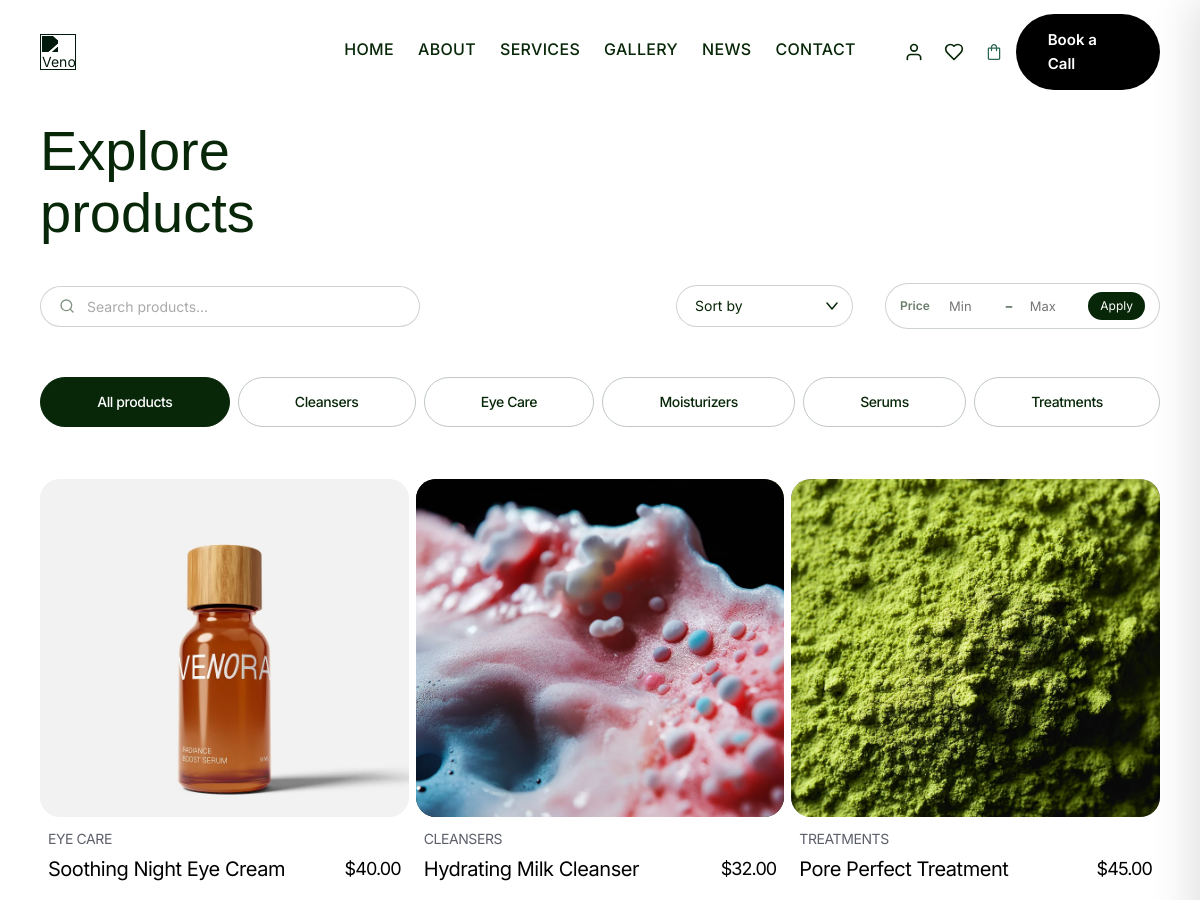
/products (upper part), run on an earlier commit of the app's database.
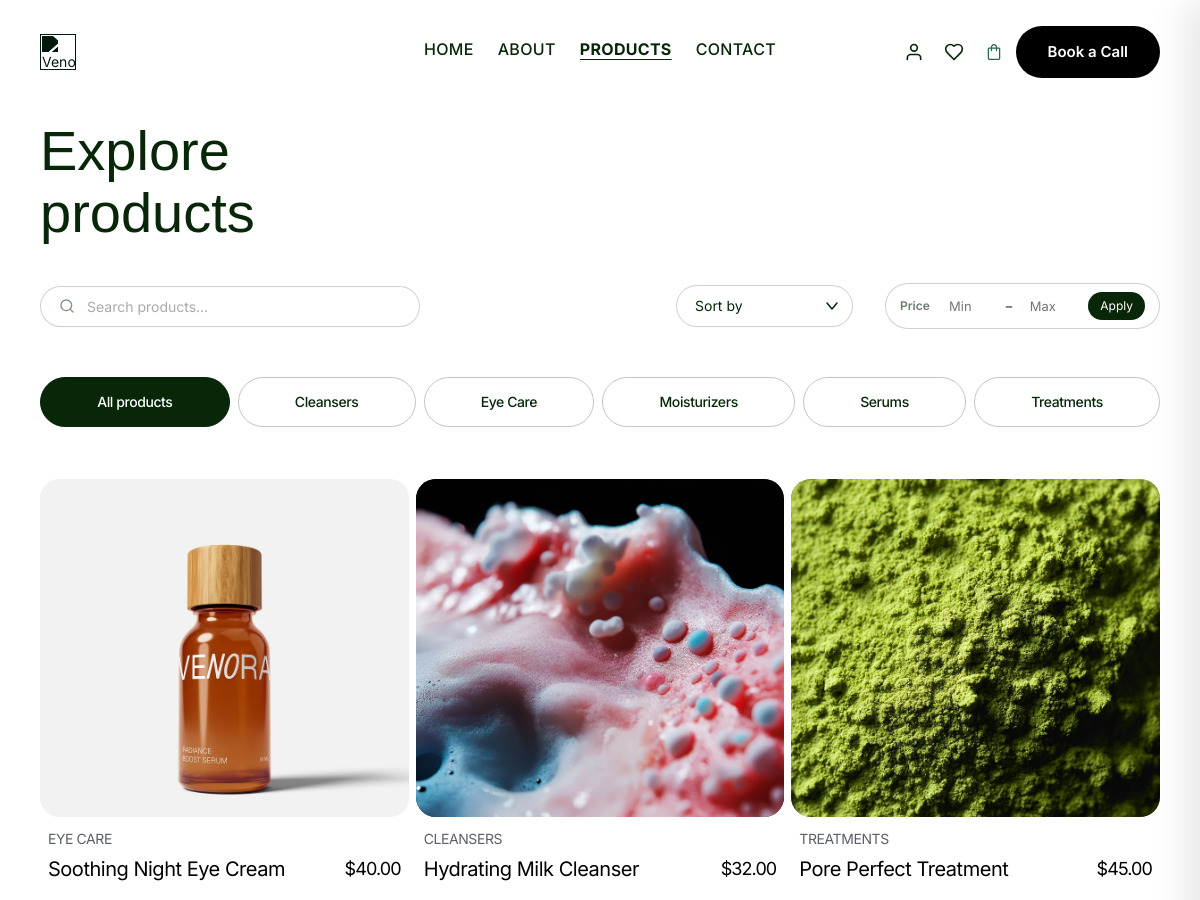
And on a later commit of the database.
### tables this page shows
CREATE TABLE IF NOT EXISTS `panel_pages` (
  `id` int UNSIGNED NOT NULL AUTO_INCREMENT,
  `hash_id` varchar(225) DEFAULT NULL,
  `input_name` varchar(225) DEFAULT NULL,
  `bool_method` varchar(100) DEFAULT NULL,
  `boolkey_method` varchar(100) DEFAULT NULL,
  `input_link` varchar(225) DEFAULT NULL,
  `label` varchar(30) DEFAULT NULL,
  `input_file` varchar(30) DEFAULT NULL,
  `file_path` varchar(30) DEFAULT NULL,
  `input_iframe_link` varchar(225) DEFAULT NULL,
  `input_order` varchar(225) DEFAULT NULL,
  `add_pages` varchar(225) DEFAULT NULL,
  `visibility` varchar(5) DEFAULT NULL,
  `date_created` date DEFAULT NULL,
  `time_created` time DEFAULT NULL,
  `created_by` varchar(255) DEFAULT NULL,
  PRIMARY KEY (`id`)
);

CREATE TABLE IF NOT EXISTS `panel_products` (
  `id` int NOT NULL AUTO_INCREMENT,
  `hash_id` varchar(255) NOT NULL,
  `input_title` varchar(255) DEFAULT NULL,
  `input_slug` varchar(255) DEFAULT NULL,
  `select_category` varchar(255) DEFAULT NULL,
  `text_description` longtext,
  `text_short_desc` text,
  `text_ingredients` text,
  `input_price` varchar(50) DEFAULT NULL,
  `input_compare_price` varchar(50) DEFAULT NULL,
  `input_sku` varchar(100) DEFAULT NULL,
  `input_stock` varchar(20) DEFAULT '999',
  `input_weight` varchar(50) DEFAULT NULL,
  `input_badge` varchar(50) DEFAULT NULL,
  `input_rating` varchar(10) DEFAULT '4.5',
  `input_order` int DEFAULT '0',
  `image_1` text,
  `image_2` text,
  `add_product_variants` varchar(255) DEFAULT NULL,
  `visibility` varchar(50) DEFAULT 'show',
  `date_created` date NOT NULL,
  `time_created` time NOT NULL,
  `created_by` varchar(255) NOT NULL,
  PRIMARY KEY (`id`)
);

CREATE TABLE IF NOT EXISTS `settings_shop_config` (
  `id` int NOT NULL AUTO_INCREMENT,
  `hash_id` varchar(255) NOT NULL,
  `input_name` varchar(255) DEFAULT NULL,
  `input_tagline` varchar(255) DEFAULT NULL,
  `input_email` varchar(255) DEFAULT NULL,
  `input_email_from` varchar(255) DEFAULT NULL,
  `input_email_smtp_host` varchar(255) DEFAULT 'smtp.gmail.com',
  `input_email_smtp_secure_type` varchar(20) DEFAULT 'tls',
  `input_email_smtp_port` varchar(10) DEFAULT '587',
  `input_email_password` varchar(255) DEFAULT NULL,
  `input_phone` varchar(50) DEFAULT NULL,
  `input_address` varchar(255) DEFAULT NULL,
  `input_currency` varchar(10) DEFAULT 'USD',
  `input_currency_symbol` varchar(10) DEFAULT '$',
  `input_tax_rate` varchar(20) DEFAULT '0',
  `input_shipping_rate` varchar(20) DEFAULT '5.99',
  `input_free_shipping` varchar(20) DEFAULT '75',
  `input_seo_keywords` text,
  `text_description` text,
  `image_1` text,
  `image_2` text,
  `visibility` varchar(50) DEFAULT 'show',
  `date_created` date NOT NULL,
  `time_created` time NOT NULL,
  `created_by` varchar(255) NOT NULL,
  `input_orders_email` varchar(255) DEFAULT 'orders@venora.com',
  PRIMARY KEY (`id`)
);

### www/index.php (called while the page is built, shortened)
<?php
$script_name = $_SERVER['SCRIPT_NAME'];
$script_dir  = rtrim(str_replace('\\', '/', dirname($script_name)), '/');
$parent_dir  = rtrim(str_replace('\\', '/', dirname(dirname($script_name))), '/');
$request_uri = parse_url($_SERVER["REQUEST_URI"], PHP_URL_PATH);
if ($script_dir === '') {
    $baseUrl = '';
} else {
    $baseUrl = (strpos($request_uri, $script_dir) === 0) ? $script_dir : $parent_dir;
}
require APP_PATH . "/models/model.php";
require APP_PATH . "/controllers/controller.php";
$shopConfig   = selectContent($conn, "settings_shop_config", ["visibility" => "show"]);
$shop_symbol      = $shopConfig[0]["input_currency_symbol"]  ?? "$";
include APP_PATH . "/routes/router.php";

### v1/controllers/controller.php (called while the page is built, shortened)
<?php
function cleans($string)
{
  $string = str_replace(array('[\', \']'), '', $string);
  $string = preg_replace('/\[.*\]/U', '', $string);
  $string = preg_replace('/&(amp;)?#?[a-z0-9]+;/i', '-', $string);
  $string = htmlentities($string, ENT_COMPAT, 'utf-8');
  $string = preg_replace('/&([a-z])(acute|uml|circ|grave|ring|cedil|slash|tilde|caron|lig|quot|rsquo);/i', '\\1', $string);
  $string = preg_replace(array('/[^a-z0-9]/i', '/[-]+/'), '-', $string);
  return strtolower(trim($string, '-'));
}
function selectContent($dbconn, $table, $columnWhere)
{
  $vall = formatWhere($columnWhere);
  try {
    $sql = sprintf(
      'SELECT * FROM %s',
      $table
    );
    if (count($columnWhere) > 0) {
      $sql .= " WHERE " . $vall;
    }
    $stmt =  $dbconn->prepare($sql);
    $newt = $columnWhere;
    if (count($columnWhere) > 0) {
      $stmt->execute($newt);
    } else {
      $stmt->execute();
    }
    $result = [];
    while ($row = $stmt->fetch(PDO::FETCH_BOTH)) {
      $result[] = $row;
    }
    return $result;
  } catch (PDOException $e) {
    die($e);
  }
}
function selectContentDesc($dbconn, $table, $columnWhere, $order, $limit)
{
  $vall = formatWhere($columnWhere);
  try {
    $sql = sprintf(
      'SELECT * FROM %s',
      $table
    );
    if (count($columnWhere) > 0) {
      $sql .= " WHERE " . $vall;
    }
    $sql .= " ORDER BY " . $order . " DESC LIMIT " . $limit;
    $stmt =  $dbconn->prepare($sql);
    $newt = $columnWhere;
    if (count($columnWhere) > 0) {
      $stmt->execute($newt);
    } else {
      $stmt->execute();
    }
    $result = [];
    while ($row = $stmt->fetch(PDO::FETCH_ASSOC)) {
      $result[] = $row;
    }
    return $result;
  } catch (PDOException $e) {
    die($e);
    die($e);
  }
}
function selectContentAsc($dbconn, $table, $columnWhere, $order, $limit)
{
  $vall = formatWhere($columnWhere);
  try {
    $sql = sprintf(
      'SELECT * FROM %s',
      $table
    );
    if (count($columnWhere) > 0) {
      $sql .= " WHERE " . $vall;
    }
    $sql .= " ORDER BY " . $order . " ASC LIMIT " . $limit;
    $stmt =  $dbconn->prepare($sql);
    $newt = $columnWhere;
    if (count($columnWhere) > 0) {
      $stmt->execute($newt);
    } else {
      $stmt->execute();
    }
    $result = [];
    while ($row = $stmt->fetch(PDO::FETCH_ASSOC)) {
      $result[] = $row;
    }
    return $result;
  } catch (PDOException $e) {
    die($e);
  }
}
function formatWhere($param)
{
  $result = [];
  foreach ($param as $col => $val) {
    $result[] = "$col = :$col";
  }
  $new = implode(' AND ', $result);
  return $new;
}

### v1/views/products.php (the view, shortened to what the rows shown need)
<?php
$bodyClass  = "page-light-navbar";
$categories = selectContentAsc($conn, "selection_product_category", ["visibility" => "show"], "input_name", 20);
$activeTab = isset($_GET["tab"]) ? htmlspecialchars($_GET["tab"], ENT_QUOTES, "UTF-8") : "";
$allProducts = selectContentDesc($conn, "panel_products", ["visibility" => "show"], "id", 100);
$allVariantsRaw   = selectContent($conn, "addition_product_variants", ["visibility" => "show"]);
$variantsIndexed  = [];
foreach ($allVariantsRaw as $av) {
    $variantsIndexed[$av['tb_link']] = true;
}
$productsByCategory = ["" => []];
foreach ($allProducts as &$p) {
    $p['has_variants'] = isset($variantsIndexed[$p['hash_id']]) ? "true" : "false";
    $productsByCategory[""][] = $p;
    $cat = $p["select_category"] ?? "";
    if (!isset($productsByCategory[$cat])) $productsByCategory[$cat] = [];
    $productsByCategory[$cat][] = $p;
}
$tabList = [["key" => "", "label" => "All products"]];
foreach ($categories as $cat) {
    $tabList[] = ["key" => $cat["input_name"], "label" => $cat["input_name"]];
}
if (empty($activeTab)) $activeTab = "";
include APP_PATH . "/views/includes/header.php";
?>
<section class="products hero-section">
  <div class="container">
    <div class="header">
      <div class="header-left" style="margin-bottom:8px;">
        <h2 class="heading-02">Explore products</h2>
      </div>
    </div>
    <div class="product-tabs-02 w-tabs venora-product-tabs" data-current="<?= htmlspecialchars($activeTab, ENT_QUOTES, 'UTF-8') ?>">
      <div class="w-tab-content">
        <?php foreach ($tabList as $i => $tab):
          $tabProducts = $productsByCategory[$tab['key']] ?? [];
          $isActive = ($activeTab === $tab['key']) || ($i === 0 && $activeTab === '');
        ?>
          <div class="w-tab-pane<?= $isActive ? ' w--tab-active' : '' ?>"
               data-tab-pane="<?= htmlspecialchars($tab['key'], ENT_QUOTES, 'UTF-8') ?>">
            <div class="product-collection">
              <div class="w-dyn-list">
                <?php if (empty($tabProducts)): ?>
                  <div class="w-dyn-empty" style="padding:60px 0;text-align:center;color:#b5b5b5;">
                    <div style="font-size:40px;margin-bottom:12px;">🌿</div>
                    <p class="p-01">No products in this category yet.</p>
                  </div>
                <?php else: ?>
                  <div class="product-grid w-dyn-items" data-admc-tb="panel_products" role="list">
                    <?php foreach ($tabProducts as $product):
                      $imgHover = htmlspecialchars($product["image_2"] ?? $product["image_1"] ?? "", ENT_QUOTES, "UTF-8");
                      $detailUrl= $baseUrl . "/products/" . $product["hash_id"] . "/" . cleans($product["input_title"]);
                      $sym      = htmlspecialchars($shop_symbol, ENT_QUOTES, "UTF-8");
                    ?>
                      <div class="w-dyn-item" role="listitem">
                        <a class="product-link w-inline-block" href="<?= $detailUrl ?>">
                          <div class="product-card">
                            <div class="product-card-img"
                                 data-admc-image="panel_products"
                                 data-admc-id="<?= $product['id'] ?>">
                              <?php if (!empty($product["image_2"]) && $product["image_2"] !== $product["image_1"]): ?>
                                <div class="product-float">
                                  <img alt="" class="all-img" loading="lazy" src="<?= $imgHover ?>">
                                </div>
                              <?php endif; ?>
                            </div>
                            <div class="product-card-bottom">
                              <div class="color-gray">
                                <div class="p-02 caps"><?= htmlspecialchars($product['select_category'] ?? '', ENT_QUOTES, 'UTF-8') ?></div>
                              </div>
                              <div class="product-name-price">
                                <div class="heading-06"
                                     data-admc-manage="panel_products"
                                     data-admc-id="<?= $product['id'] ?>">
                                  <?= htmlspecialchars($product['input_title'], ENT_QUOTES, 'UTF-8') ?>
                                </div>
                                <div class="heading-07"
                                     data-admc-manage="panel_products"
                                     data-admc-id="<?= $product['id'] ?>">
                                  <?= $sym ?><?= number_format((float)$product['input_price'], 2) ?>
                                </div>
                              </div>
                            </div>
                          </div>
                        </a>
                      </div>
                    <?php endforeach; ?>
                  </div>
                <?php endif; ?>
              </div>
            </div>
          </div>
        <?php endforeach; ?>
      </div>
    </div>
  </div>
</section>
<?php include APP_PATH . "/views/includes/footer.php"; ?>

### v1/views/includes/header.php (shortened to what the rows shown need)
<?php
$navPages = selectContentAsc($conn, "panel_pages", ["visibility" => "show"], "input_order", 15);
$currentPath = '/' . ltrim(parse_url($_SERVER['REQUEST_URI'], PHP_URL_PATH), '/');
$currentPath = rtrim(str_replace($baseUrl, '', $currentPath), '/') ?: '/';
?>
<html lang="en">
<head>
  <link rel="stylesheet" href="<?= $baseUrl ?>/assets/css/venora.css">
  <link rel="stylesheet" href="<?= $baseUrl ?>/assets/css/custom.css">
</head>
<body class="<?= htmlspecialchars($bodyClass ?? '', ENT_QUOTES, 'UTF-8') ?>">
<div class="page-wrapper">
  <div class="header-navbar" data-wf--navbar--variant="white-2">
    <nav class="navbar w-nav" role="banner">
      <div class="navbar-container">
        <div class="navbar-wrapper">
          <nav class="nav-menu-wrapper w-nav-menu" role="navigation"
               data-admc-tb="panel_pages">
            <ul class="nav-menu-two w-list-unstyled" role="list">
              <?php foreach ($navPages as $navPage):
                $rawLink2  = $navPage['input_link'];
                $navLink   = $baseUrl . ($rawLink2 === '/' ? '/' : rtrim($rawLink2, '/'));
                $navName   = htmlspecialchars($navPage['input_name'], ENT_QUOTES, 'UTF-8');
                $linkPath  = rtrim($rawLink2, '/') ?: '/';
                $isActive  = ($currentPath === $linkPath) || ($linkPath === '/' && $currentPath === '');
              ?>
                <li class="nav-list-item">
                  <a class="navbar-link w-inline-block <?= $isActive ? 'w--current' : '' ?>"
                     href="<?= $navLink ?>"
                     data-admc-manage="panel_pages"
                     data-admc-id="<?= $navPage['id'] ?>">
                    <div class="btn-text _01"><div class="p-01"><?= $navName ?></div></div>
                  </a>
                </li>
              <?php endforeach; ?>
            </ul>
          </nav>
        </div>
      </div>
    </nav>
  </div>

What changed in the data, as far as the page shows it:
removed panel_pages: input_name "SERVICES"
removed panel_pages: input_name "GALLERY"
removed panel_pages: input_name "NEWS"
now on this page (row edited): panel_pages: input_name "PRODUCTS", input_link "/products" (drawn)
